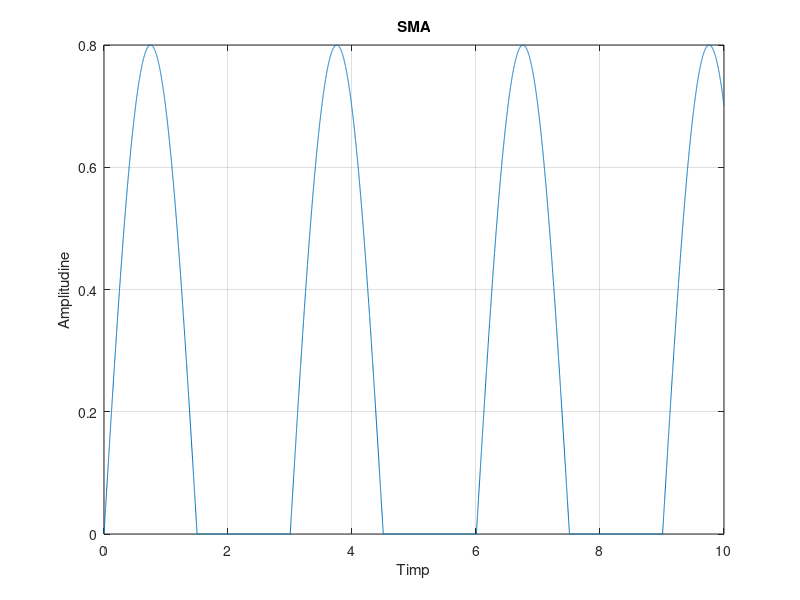

Write the MATLAB code that produced this figure.
fs=1000;
t=0:1/fs:10;
Si=0.8*sin(2*pi*0.333*t);
for i = 1:1: length(Si);
    if Si(i) <0;
        Si(i)=0;
        
    end
end

plot (t,Si)
grid
xlabel('Timp')
ylabel('Amplitudine')
title('SMA')